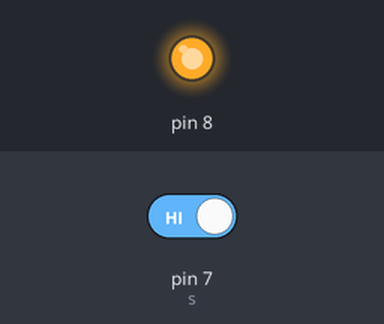
Simulated run of this sketch. Board: Arduino Uno, built with avr-gcc and run on an emulated ATmega328P. On the bench: output pins drawn as LEDs (lit = HIGH). Inputs (shaded band) come from the test bench; at power-on: pin 7 (s) HIGH. What the sketch prints to the serial monitor is not drawn.

Above: at 1.2 s.
1.3 s: pin 7 (s) driven LOW
At 1.9 s:
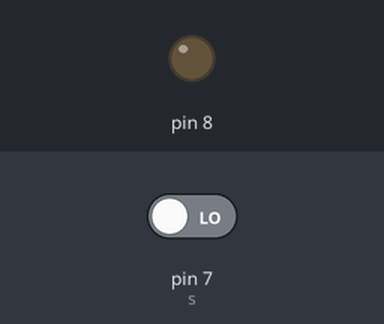
2.8 s: pin 7 (s) driven HIGH
At 3.1 s:
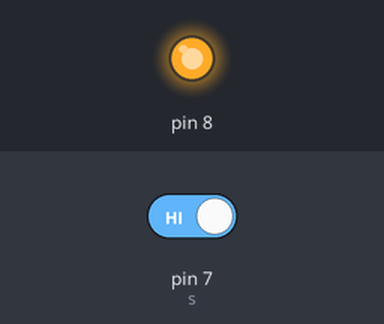
Timing chart, 0 to 5.8 s (numbered marks = the images above; inputs shaded):
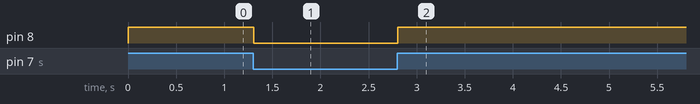

The sketch:

Exp6_Button_LED.ino
```cpp
int s = 7;
int x;
int led = 8;

void setup() {

    Serial.begin(9600);
    pinMode(7, INPUT);
    pinMode(8, OUTPUT);
}

void loop() {

    x = digitalRead(s);
    Serial.println(x);

    if (x == 0) {

        digitalWrite(8, LOW);
    }
    else {

        digitalWrite(8, HIGH);
    }
}
```

Measured:
- after the input at 1.3 s, pin 8: HIGH → LOW at once
- after the input at 2.8 s, pin 8: LOW → HIGH at once
